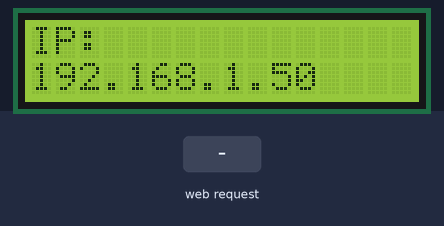
A sketch run on a simulated Arduino Uno R4 WiFi. Shown: 16×2 character LCD. Inputs (shaded band) come from the test bench. WiFi joins after 1.5 s; servers stay silent unless stated; what the sketch prints to the serial monitor is not drawn.

Above: at 3.7 s.
3.8 s: HTTP request GET /?text= received
At 4.2 s:
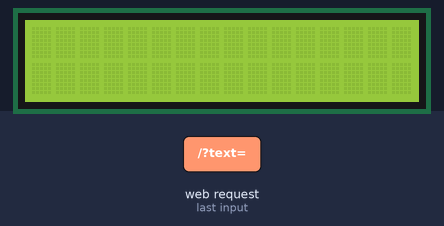
Timing chart, 0 to 6.8 s (numbered marks = the images above; inputs shaded):
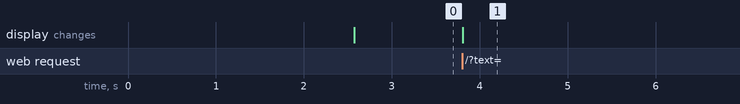

Measured:
- after the input at 3.8 s, the display: changes at once (image 1)

The sketch:

arduinoCode.ino
```cpp
#include <WiFiS3.h>
#include <LiquidCrystal.h>

LiquidCrystal lcd(12, 11, 5, 4, 3, 2);

char ssid[] = "681";
char pass[] = "loshiq123";

WiFiServer server(80);

void connectToWiFi();

void connectToWiFi() {
  int attempts = 0;
  int maxAttempts = 30;

  while (WiFi.status() != WL_CONNECTED && attempts < maxAttempts) {
    Serial.print("Connecting to Wi-Fi...");
    WiFi.begin(ssid, pass);
    delay(1000);
    attempts++;
  }

  if (WiFi.status() == WL_CONNECTED) {
    Serial.println("Connected!");
    lcd.clear();
    lcd.print("IP:");
    lcd.setCursor(0, 1);
    lcd.print(WiFi.localIP());
    server.begin();
  } else {
    Serial.println("din nät funkar inte.");
    lcd.clear();
    lcd.print("Failed to connect.");
  }
}

String decodeUrl(String url) {
  url.replace("%20", " ");  // Replace %20 with space

  url.replace("%21", "!");  // Decode "!" from "%21"
  url.replace("%22", "\""); // Decode '"' from "%22"
  url.replace("%23", "#");  // Decode "#" from "%23"
  url.replace("%24", "$");  // Decode "$" from "%24"
  url.replace("%25", "%");  // Decode "%" from "%25"

  return url;
}

void setup() {
  lcd.begin(16, 2);
  lcd.print("Connecting...");

  Serial.begin(9600);

  connectToWiFi();
}

void loop() {
  if (WiFi.status() != WL_CONNECTED) {
    Serial.println("Wi-Fi lost, reconnecting...");
    connectToWiFi();
  }

  // Process incoming client requests
  WiFiClient client = server.available();

  if (client) {
    String request = "";
    while (client.connected()) {
      if (client.available()) {
        char c = client.read();
        request += c;

        if (c == '\n') {
          if (request.indexOf("GET /?text=") >= 0) {
            int start = request.indexOf("text=") + 5;
            int end = request.indexOf(" ", start);
            String text = request.substring(start, end);
            text.replace("+", " ");

            text = decodeUrl(text);  // Decode %20 and other special characters
            text.trim();  // Remove leading/trailing spaces
            text = text.substring(0, 16);  // Limit text to 16 characters for LCD display

            lcd.clear();
            lcd.setCursor(0, 0);
            lcd.print(text);
          }


          client.println("HTTP/1.1 200 OK");
          client.println("Access-Control-Allow-Origin: *");  // Allow requests from any origin jävla CORS
          client.println("Content-Type: text/plain");
          client.println("Connection: close");
          client.println();
          client.println("OK");
          break;
        }
      }
    }
    delay(1);
    client.stop();
  }
}
```
